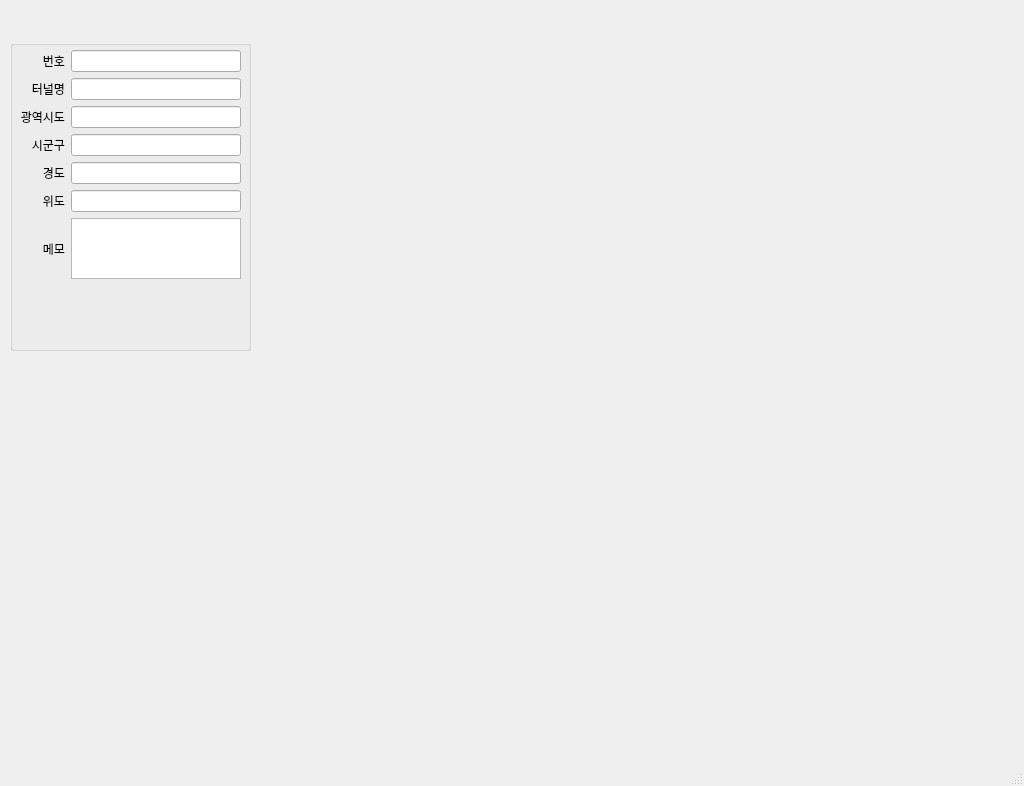
<?xml version="1.0" encoding="UTF-8"?>
<ui version="4.0">
 <class>MainWindow</class>
 <widget class="QMainWindow" name="MainWindow">
  <property name="geometry">
   <rect>
    <x>0</x>
    <y>0</y>
    <width>1024</width>
    <height>786</height>
   </rect>
  </property>
  <property name="windowTitle">
   <string>MainWindow</string>
  </property>
  <widget class="QWidget" name="centralwidget">
   <widget class="QGroupBox" name="groupBox">
    <property name="geometry">
     <rect>
      <x>10</x>
      <y>40</y>
      <width>241</width>
      <height>311</height>
     </rect>
    </property>
    <property name="title">
     <string/>
    </property>
    <widget class="QWidget" name="gridLayoutWidget">
     <property name="geometry">
      <rect>
       <x>10</x>
       <y>10</y>
       <width>221</width>
       <height>229</height>
      </rect>
     </property>
     <layout class="QGridLayout" name="gridLayout">
      <item row="0" column="0">
       <widget class="QLabel" name="label_3">
        <property name="text">
         <string>번호</string>
        </property>
        <property name="alignment">
         <set>Qt::AlignRight|Qt::AlignTrailing|Qt::AlignVCenter</set>
        </property>
       </widget>
      </item>
      <item row="1" column="0">
       <widget class="QLabel" name="label">
        <property name="text">
         <string>터널명</string>
        </property>
        <property name="alignment">
         <set>Qt::AlignRight|Qt::AlignTrailing|Qt::AlignVCenter</set>
        </property>
       </widget>
      </item>
      <item row="5" column="0">
       <widget class="QLabel" name="label_6">
        <property name="text">
         <string>위도</string>
        </property>
        <property name="alignment">
         <set>Qt::AlignRight|Qt::AlignTrailing|Qt::AlignVCenter</set>
        </property>
       </widget>
      </item>
      <item row="3" column="0">
       <widget class="QLabel" name="label_4">
        <property name="text">
         <string>시군구</string>
        </property>
        <property name="alignment">
         <set>Qt::AlignRight|Qt::AlignTrailing|Qt::AlignVCenter</set>
        </property>
       </widget>
      </item>
      <item row="2" column="1">
       <widget class="QLineEdit" name="lineEdit_2"/>
      </item>
      <item row="3" column="1">
       <widget class="QLineEdit" name="lineEdit_4"/>
      </item>
      <item row="5" column="1">
       <widget class="QLineEdit" name="lineEdit_6"/>
      </item>
      <item row="4" column="0">
       <widget class="QLabel" name="label_5">
        <property name="text">
         <string>경도</string>
        </property>
        <property name="alignment">
         <set>Qt::AlignRight|Qt::AlignTrailing|Qt::AlignVCenter</set>
        </property>
       </widget>
      </item>
      <item row="2" column="0">
       <widget class="QLabel" name="label_2">
        <property name="text">
         <string>광역시도</string>
        </property>
        <property name="alignment">
         <set>Qt::AlignRight|Qt::AlignTrailing|Qt::AlignVCenter</set>
        </property>
       </widget>
      </item>
      <item row="0" column="1">
       <widget class="QLineEdit" name="lineEdit_3"/>
      </item>
      <item row="1" column="1">
       <widget class="QLineEdit" name="lineEdit"/>
      </item>
      <item row="4" column="1">
       <widget class="QLineEdit" name="lineEdit_5"/>
      </item>
      <item row="6" column="0">
       <widget class="QLabel" name="label_7">
        <property name="text">
         <string>메모</string>
        </property>
        <property name="alignment">
         <set>Qt::AlignRight|Qt::AlignTrailing|Qt::AlignVCenter</set>
        </property>
       </widget>
      </item>
      <item row="6" column="1">
       <widget class="QPlainTextEdit" name="plainTextEdit"/>
      </item>
     </layout>
    </widget>
   </widget>
  </widget>
  <widget class="QMenuBar" name="menubar">
   <property name="geometry">
    <rect>
     <x>0</x>
     <y>0</y>
     <width>1024</width>
     <height>21</height>
    </rect>
   </property>
  </widget>
  <widget class="QStatusBar" name="statusbar"/>
 </widget>
 <resources/>
 <connections/>
</ui>
